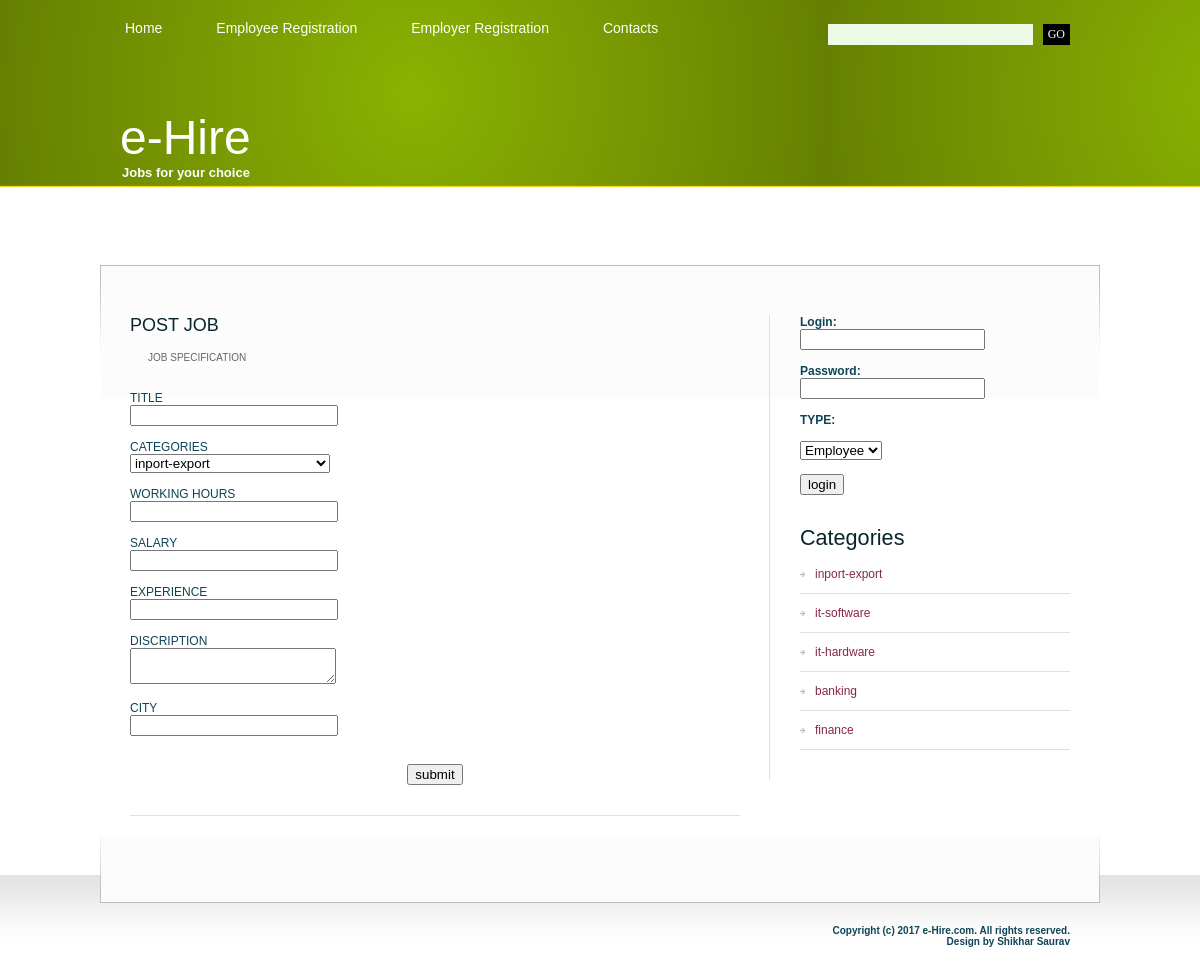
The page /postjob.php on the database its author committed.
### tables this page shows
CREATE TABLE IF NOT EXISTS `categories` (
  `cat_id` int(4) NOT NULL AUTO_INCREMENT,
  `cat_nm` varchar(30) NOT NULL,
  PRIMARY KEY (`cat_id`)
);

### postjob.php (the view, shortened to what this page needs)
<!DOCTYPE html PUBLIC "-//W3C//DTD XHTML 1.0 Strict//EN" "http://www.w3.org/TR/xhtml1/DTD/xhtml1-strict.dtd">
<html xmlns="http://www.w3.org/1999/xhtml">
<head>
<?php
include("includes/head.inc.php");
?>
</head>
<body>
<div id="header-wrapper">
	<div id="header">
	<div id="menu">
		<?php
		include("includes/menu.inc.php");
		?>
		</div>
		<div id="search">
		<?php
		include("includes/search.inc.php");
		?>
		</div>
	</div>
</div>
<div id="logo">
	<?php
	include("includes/logo.inc.php");
	?>
	</div>
<div id="wrapper">
	<div id="page">
		<div id="page-bgtop">
			<div id="content">
				<div class="post">
					<h2 class="title">POST JOB</a></h2>
					<p class="meta">JOB SPECIFICATION</p>
					<div class="entry">
					<form action="process_postjob.php" method="post">
						TITLE<br> <input type="text" name="title" style="width:200px;">
						<BR><BR>CATEGORIES
							<br><SELECT name="cat" style="width:200px;">
							<?php
						$link=mysql_connect("localhost","root","") or die("cant connect");
						$q="select * from categories";
						$res=mysql_query($q,$link) or die('wrong query');
						while($row=mysql_fetch_assoc($res))
						{
							echo "<option>".$row['cat_nm'];
						}
						?>
						</SELECT>
							<br><BR> WORKING HOURS <BR> <INPUT TYPE = "TEXT"name="hours" style="width:200px;">
							<BR><BR> SALARY<BR><INPUT TYPE ="TEXT" name="salary" style="width:200px;">
							<BR><BR> EXPERIENCE <BR> <INPUT TYPE ="TEXT" name="experience" style="width:200px;">
							<BR><BR>DISCRIPTION<BR> <TEXTAREA name="disc" style="width:200px;"></TEXTAREA >
							<BR><BR>CITY<BR><INPUT TYPE="TEXT" name="city" style="width:200px;">
							<center><br><br> <input type="submit" value="submit"></center>
					</form>
					</div>
				</div>
			</div>
			<div id="sidebar">
			<?php
		include("includes/sidebar.inc.php");
		?>
			</div>
			<div style="clear: both;">&nbsp;</div>
		</div>
	</div>
</div>
<div id="footer-bgcontent">
	<div id="footer">
		<?php
		include("includes/footer.inc.php");
		?>
	</div>
</div>
</body>
</html>

### includes/sidebar.inc.php (shortened to what this page needs)
<ul>
					<li>
					<?php
				if(isset($_SESSION['status']))
				{
					echo '<h2 class="title">Hello '.$_SESSION['unm'].'!</h2>';
				}
				else
				{
					echo'
						<form action="process_login.php" method=POST>
						<b>Login:</b><br> <input type="text" name="unm" >
						<br>
						<br>
						<b>Password:</b><br><input type="password" name="pwd">
						<br>
						<br>
						<b>TYPE:<br><br><select name="cat">
										<option> Employee
										<option> Employer
										</select>
						<br>
						<br>
						<b><input type="submit" value="login">
						</form>
					';
				}
				?>
					</li>
					<li>
						<h2>Categories </h2>
						<ul>
					<?php
						$link=mysql_connect("localhost","root","")or die("can not connect");
						$q="select * from categories";
						$res=mysql_query($q,$link) or die("cant connect");
						while($row=mysql_fetch_assoc($res))
						{
							echo '<li><a href="jobs_by_category.php?cat='.$row['cat_nm'].'">'.$row['cat_nm'].'</a></li>';
						}
					?>
						</ul>
					</li>
				</ul>

### style.css (style rules this page uses)
body { margin: 0px; padding: 0; background: url(images/img01.jpg) repeat-x left top; font-family: Arial, Helvetica, sans-serif; font-size: 12px; color: #0E4456; }
h1, h2, h3 { margin: 0; font-weight: normal; color: #08252E; }
h2 { font-size: 18px; }
p, ul, ol { margin-top: 0; line-height: 220%; text-align: justify; }
a { color: #842946; }
#wrapper { margin: 0px; padding: 30px 0px 0px 0px; }
#header-wrapper { margin: 0px; padding: 0px; }
#header { width: 1000px; height: 60px; margin: 0 auto; }
#menu { float: left; width: 690px; height: 60px; }
#search { float: right; width: 310px; height: 60px; }
#page { width: 1000px; margin: 0 auto; padding: 0px; background: url(images/img04.jpg) no-repeat left bottom; }
#page-bgtop { padding: 50px 30px 0px 30px; background: url(images/img05.jpg) no-repeat left top; }
#logo { width: 1000px; height: 175px; margin: 0 auto; }
#content { float: left; width: 610px; }
.post { margin-bottom: 45px; border-bottom: 1px solid #DFDFDF; }
.post .title { height: 30px; color: #08252E; }
.post .meta { margin-left: 2px; padding: 2px 30px 2px 16px; font-family: Arial, Helvetica, sans-serif; font-weight: normal; font-size: 10px; color: #66665E; }
.post .entry { padding: 10px 0 30px 0; }
#sidebar { float: right; width: 300px; font-family: Arial, Helvetica, sans-serif; font-size: 12px; border-left: 1px solid #DFDFDF; }
#sidebar ul { margin: 0px 0px 0px 30px; padding: 0; list-style: none; line-height: normal; }
#sidebar li { margin-bottom: 30px; }
#sidebar li ul { margin: 0px; padding: 0px; }
#sidebar li li { margin: 0; padding: 12px 0px 12px 15px; border-bottom: 1px solid #DFDFDF; background: url(images/img09.jpg) no-repeat left 17px; }
#sidebar li li a { font-weight: normal; }
#sidebar h2 { height: 30px; font-size: 1.8em; font-weight: normal; }
#sidebar a { text-align: left; text-decoration: none; font-weight: bold; }
#footer-bgcontent { margin: 0px; padding: 0px; height: 70px; background: url(images/img02.jpg) repeat-x left top; }
#footer { width: 1000px; height: 49px; margin: 0 auto; padding-top: 50px; background: url(images/img03.jpg) no-repeat left top; }

### rows shown on the page
categories: cat_nm "inport-export"
categories: cat_nm "it-software"
categories: cat_nm "it-hardware"
categories: cat_nm "banking"
categories: cat_nm "finance"

### other values the page prints
form field cat "inport-export"
